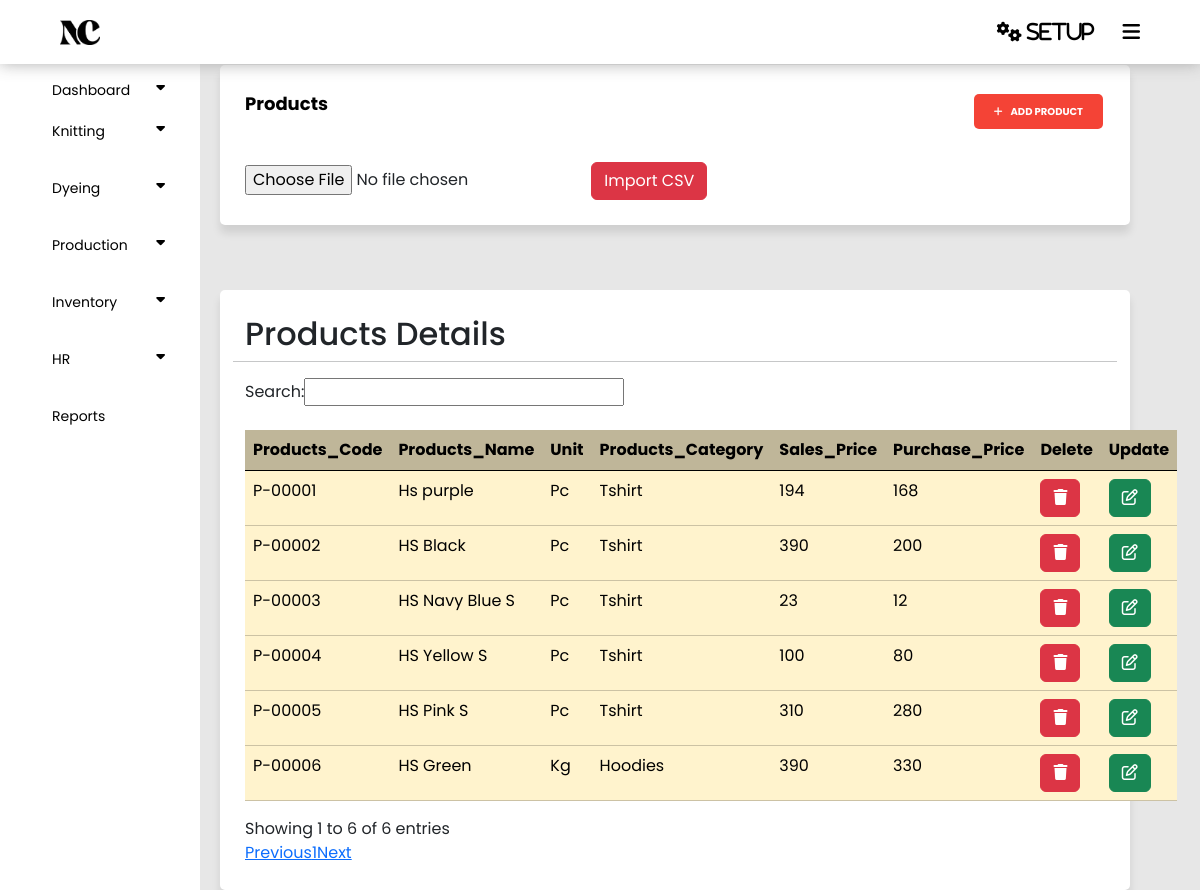
/panel/product.php, run on the app's committed database.
### tables this page shows
CREATE TABLE `products` (
  `Id` int(255) NOT NULL,
  `Code` varchar(255) NOT NULL,
  `Name` varchar(255) NOT NULL,
  `Measurement` varchar(255) NOT NULL,
  `Category` varchar(255) NOT NULL,
  `Sales_Price` int(11) NOT NULL,
  `Purchase_Price` int(255) NOT NULL,
  `Status` tinyint(255) NOT NULL DEFAULT 1
);

### panel/product.php (the view, shortened to what this page needs)
<?php
require('config.php');
require('index.php');
$fetch = "SELECT * FROM `products` WHERE status = 1";
$query = mysqli_query($connect , $fetch);
?>
<!DOCTYPE html>
<html lang="en">
<head>
    <link href="https://cdn.jsdelivr.net/npm/bootstrap@5.3.3/dist/css/bootstrap.min.css" rel="stylesheet">
    <link rel="stylesheet" type="text/css" href="style.css">
</head>
<body>
<section class="container">
    <div>
        <header>Products</header>
        <button type="button" onclick="location.href='product_form.php'" class="add_knittingcard_button" style="float: right;"><i class="fa fa-plus" aria-hidden="true"></i>Add Product</button>
    </div>
<br>
<br>
<br>
    <div>
    <div>
    <form action="import.php" method="post" enctype="multipart/form-data">
        <input type="file" name="file" id="file" accept=".csv">
        <button type="submit" class="btn btn-danger">Import CSV</button>
    </form>
</div>
    </div>
</section>
<section class="container">
                <div class="row justify-content-right">
                    <h2>Products Details</h2>
                <hr>
            <table class="table table-warning mt-4" id="example">
                <thead class="bg-warning p-2 text-dark bg-opacity-10" style="opacity: 75%;">
                    <tr>
                    <th scope="col">Products_Code</th>
                    <th scope="col">Products_Name</th>
                    <th scope="col">Unit</th>
                    <th scope="col">Products_Category</th>
                    <th scope="col">Sales_Price </th>
                    <th scope="col">Purchase_Price</th>
                    <th scope="col">Delete</th>
                    <th scope="col">Update</th>
                    </tr>
                </thead>
                <tbody>
                <?php while ($row = mysqli_fetch_assoc($query)) {
                     ?>
                    <tr>
                    <td><?php echo $row ['Code']?></td>
                    <td><?php echo $row ['Name']?></td>
                    <td><?php echo $row ['Measurement']?></td>
                    <td><?php echo $row ['Category']?></td>
                    <td><?php echo $row ['Sales_Price']?></td>
                    <td><?php echo $row ['Purchase_Price']?></td>
                    <td ><a href="Product_delete.php?Id=<?php echo $row ['Id'];?>" class="btn btn-danger"><i class="fa-solid fa-trash"></i></a></td>
                    <td ><a href="Product_update.php?Id=<?php echo $row ['Id'];?>" class="btn btn-success"><i class="fa-regular fa-pen-to-square"></i></a></td>
                </tr>
                <?php
                    }
                ?>
                </tbody>
            </table>
        </section>
</body>
</html>

### panel/style.css (style rules this page uses)
* { padding: 0; margin: 0; }
body { background-color: #e7e7e7; font-family: "Poppins", sans-serif; }
#example { background: #000; color: #f44336; }
.container { position: relative; float: left; width: calc(100% - 290px); margin-left: 220px; margin-top: 65px; background-color: white; padding: 25px; border-radius: 5px; box-shadow: 0px 8px 8px 0px rgba(0,0,0,0.1); }
.container header { font-size: 18px; color: black; font-weight: bold; text-align: left; float: left; }
.add_knittingcard_button { border: 0; border-radius: 5px; color: white; background-color: #f44336; padding: 10px 20px; text-align: center; text-decoration: none; text-transform: uppercase; display: inline-block; font-size: 10px; font-weight: bold; margin: 4px 2px; cursor: pointer; }
.fa-plus { padding-right: 8px; }

### data on the page
products: Code "P-00001", Name "Hs purple", Measurement "Pc", Category "Tshirt", Sales_Price "194", Purchase_Price "168"
products: Code "P-00002", Name "HS Black", Measurement "Pc", Category "Tshirt", Sales_Price "390", Purchase_Price "200"
products: Code "P-00003", Name "HS Navy Blue S", Measurement "Pc", Category "Tshirt", Sales_Price "23", Purchase_Price "12"
products: Code "P-00004", Name "HS Yellow S", Measurement "Pc", Category "Tshirt", Sales_Price "100", Purchase_Price "80"
products: Code "P-00005", Name "HS Pink S", Measurement "Pc", Category "Tshirt", Sales_Price "310", Purchase_Price "280"
products: Code "P-00006", Name "HS Green", Measurement "Kg", Category "Hoodies", Sales_Price "390", Purchase_Price "330"
